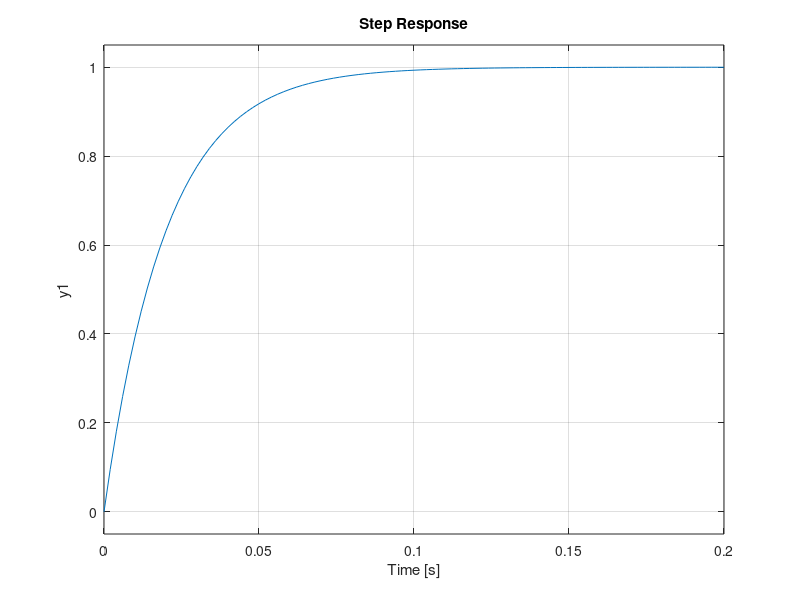

MATLAB code to generate this figure: (Note: this script raises an error after producing the figure.)
%% Init
close all;
clear all;
clc;

%% First-Order
s = tf('s');
H = 50/(s+50)
step(H), grid on
H_info = stepinfo(H)

%% Second-Order
s = tf('s');
H = 25/(s^2+5*s+25)
step(H), grid on
H_info = stepinfo(H)

%% Additional Poles - case 1
pole = 15
numpole = 100*pole;
denpole = conv([1 pole],...
[1 4 100]);
Ta = tf (numpole,denpole);
num = 100;
den = [1 4 100];
T = tf(num,den);
step(Ta,'.',T,'-')
title('When pole is far away')
legend()

%% Additional Poles - case 2
pole = 4
numpole = 100*pole;
denpole = conv([1 pole],...
[1 4 100]);
Ta = tf (numpole,denpole);
num = 100;
den = [1 4 100];
T = tf(num,den);
step(Ta,'.',T,'-')
title('When the poles are close to each other')
legend()

%% Zeros Effect
deng=[1 2 9];
Ta=tf([1 3]*9/3,deng);
Tb=tf([1 5]*9/5,deng);
Tc=tf([1 10]*9/10,deng);
T=tf(9,deng);
step(T,Ta,Tb,Tc)
text(0.5,0.6,'no zero')
text(0.4,0.7,...
'zero at -10')
text(0.35,0.8,...
'zero at -5')
text(0.3,0.9,'zero at -3')
title('Effect of Zero')